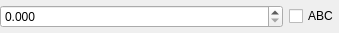
<?xml version="1.0" encoding="UTF-8"?>
<ui version="4.0">
 <class>ABCIntervalDoubleWidget</class>
 <widget class="QWidget" name="ABCIntervalDoubleWidget">
  <property name="geometry">
   <rect>
    <x>0</x>
    <y>0</y>
    <width>339</width>
    <height>33</height>
   </rect>
  </property>
  <property name="windowTitle">
   <string>Form</string>
  </property>
  <layout class="QHBoxLayout" name="horizontalLayout_2">
   <property name="leftMargin">
    <number>0</number>
   </property>
   <property name="topMargin">
    <number>0</number>
   </property>
   <property name="rightMargin">
    <number>0</number>
   </property>
   <property name="bottomMargin">
    <number>0</number>
   </property>
   <item>
    <widget class="QStackedWidget" name="stackedWidget">
     <property name="currentIndex">
      <number>0</number>
     </property>
     <widget class="QWidget" name="singleValuePage">
      <layout class="QHBoxLayout" name="horizontalLayout_3">
       <property name="leftMargin">
        <number>0</number>
       </property>
       <property name="topMargin">
        <number>0</number>
       </property>
       <property name="rightMargin">
        <number>0</number>
       </property>
       <property name="bottomMargin">
        <number>0</number>
       </property>
       <item>
        <widget class="QDoubleSpinBox" name="singleValue">
         <property name="decimals">
          <number>3</number>
         </property>
         <property name="singleStep">
          <double>0.050000000000000</double>
         </property>
        </widget>
       </item>
      </layout>
     </widget>
     <widget class="QWidget" name="intervalPage">
      <layout class="QHBoxLayout" name="horizontalLayout">
       <property name="leftMargin">
        <number>0</number>
       </property>
       <property name="topMargin">
        <number>0</number>
       </property>
       <property name="rightMargin">
        <number>0</number>
       </property>
       <property name="bottomMargin">
        <number>0</number>
       </property>
       <item>
        <widget class="QDoubleSpinBox" name="secondBound">
         <property name="decimals">
          <number>3</number>
         </property>
         <property name="singleStep">
          <double>0.050000000000000</double>
         </property>
        </widget>
       </item>
       <item>
        <widget class="QDoubleSpinBox" name="firstBound">
         <property name="decimals">
          <number>3</number>
         </property>
         <property name="singleStep">
          <double>0.050000000000000</double>
         </property>
        </widget>
       </item>
       <item>
        <widget class="QComboBox" name="distribution">
         <item>
          <property name="text">
           <string>Uniform</string>
          </property>
         </item>
         <item>
          <property name="text">
           <string>Log uniform</string>
          </property>
         </item>
         <item>
          <property name="text">
           <string>Uniform discrete</string>
          </property>
         </item>
        </widget>
       </item>
      </layout>
     </widget>
    </widget>
   </item>
   <item>
    <widget class="QCheckBox" name="ABC">
     <property name="text">
      <string>ABC</string>
     </property>
    </widget>
   </item>
  </layout>
 </widget>
 <resources/>
 <connections/>
</ui>
